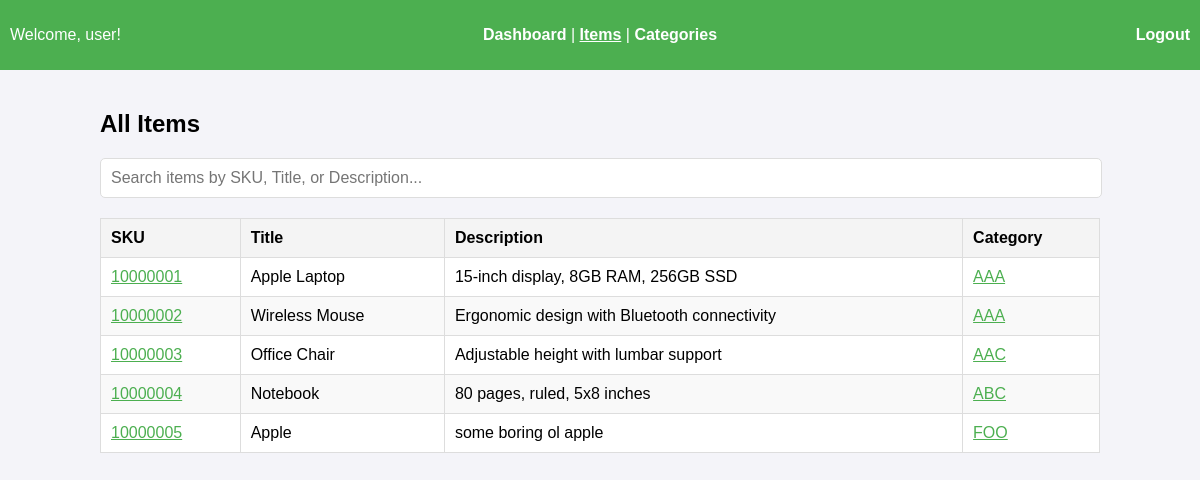
Screenshot of /items (signed in) with the database file from the repository.
### tables this page shows
CREATE TABLE ITEMS (
  SKU integer NOT NULL,
  itemQty integer NOT NULL, 
  itemTitle text NOT NULL, 
  itemDesc  text NOT NULL,
  catCode   text NOT NULL, --maybe look into adding filepath soon
  primary key (SKU),
  FOREIGN KEY (catCode) REFERENCES CATEGORIES (catCode) ON DELETE CASCADE
);

### app.py (the view)
@app.route('/items', methods=['GET'])
def items_page():
    result = login_Check()
    if result:
        return result
    username = session['username']
    conn = get_db_connection()
    query = '''
        SELECT DISTINCT ITEMS.SKU, ITEMS.itemTitle, ITEMS.itemDesc, ITEMS.catCode
        FROM ITEMS
        LEFT JOIN CATEGORIES ON ITEMS.catCode = CATEGORIES.catCode
        LEFT JOIN GROUPS ON CATEGORIES.catCode = GROUPS.accessLevel
        LEFT JOIN APART_OF ON GROUPS.groupName = APART_OF.groupName
        WHERE APART_OF.username = ?
           OR 'admin' IN (
               SELECT groupName
               FROM APART_OF
               WHERE username = ?
           );
    '''
    items = conn.execute(query, (username, username)).fetchall()
    conn.close()
    return render_template(
        'items.html',
        username=username,
        items=items
    )

### app.py (called while the page is built)
def get_db_connection():
    conn = sqlite3.connect('./db/term.db')
    conn.row_factory = sqlite3.Row
    return conn

def login_Check():
    if 'username' not in session:
                return redirect(url_for('login'))

### templates/items.html (shortened to what this page needs)
<!DOCTYPE html>
<html lang="en">
<head>
</head>
<body>
    <div class="header">
        <div class="left">
            <p>Welcome, {{ username }}!</p>
        </div>
        <div class="center">
            <a href="/dashboard">Dashboard</a> |
            <a href="/items" class="active">Items</a> |
            <a href="/categories">Categories</a>
        </div>
        <div class="right">
            <a href="/logout">Logout</a>
        </div>
    </div>
    <div class="container">
        <h2>All Items</h2>
        <div class="search-bar">
            <input
                type="text"
                id="search-input"
                placeholder="Search items by SKU, Title, or Description..."
                onkeyup="filterTable()">
        </div>
        <table>
            <thead>
                <tr>
                    <th>SKU</th>
                    <th>Title</th>
                    <th>Description</th>
                    <th>Category</th>
                </tr>
            </thead>
            <tbody>
                {% for item in items %}
                <tr>
                    <td>
                        <a href="/items/{{ item['SKU'] }}" class="sku-link">
                            {{ item['SKU'] }}
                        </a>
                    </td>
                    <td>{{ item['itemTitle'] }}</td>
                    <td>{{ item['itemDesc'] }}</td>
                    <td>
                        <a href="/categories/{{ item['catCode'] }}" class="sku-link">
                            {{ item['catCode'] }}
                        </a>
                    </td>
                </tr>
                {% endfor %}
            </tbody>
        </table>
    </div>
</body>
</html>

### templates/items.html (style rules this page uses)
body { font-family: Arial, sans-serif; background-color: #f4f4f9; margin: 0; padding: 0; }
.header { background: #4CAF50; color: white; padding: 10px; display: flex; justify-content: space-between; align-items: center; }
.header .left { flex: 1; }
.header .center { flex: 2; text-align: center; }
.header .right { flex: 1; text-align: right; }
.header a { color: white; text-decoration: none; font-weight: bold; }
.header a.active { text-decoration: underline; }
.container { padding: 20px; max-width: 1000px; margin: auto; }
.search-bar { margin-bottom: 20px; }
.search-bar input { padding: 10px; width: calc(100% - 20px); border: 1px solid #ddd; border-radius: 5px; font-size: 16px; }
table { width: 100%; border-collapse: collapse; margin-top: 20px; background: white; }
table th, table td { border: 1px solid #ddd; padding: 10px; text-align: left; }
table th { background: #f4f4f4; }
table tr:nth-child(even) { background-color: #f9f9f9; }
.sku-link { color: #4CAF50; cursor: pointer; text-decoration: underline; }

### rows the page displays
ITEMS: SKU "10000001", itemTitle "Apple Laptop", itemDesc "15-inch display, 8GB RAM, 256GB SSD", catCode "AAA"
ITEMS: SKU "10000002", itemTitle "Wireless Mouse", itemDesc "Ergonomic design with Bluetooth connectivity", catCode "AAA"
ITEMS: SKU "10000003", itemTitle "Office Chair", itemDesc "Adjustable height with lumbar support", catCode "AAC"
ITEMS: SKU "10000004", itemTitle "Notebook", itemDesc "80 pages, ruled, 5x8 inches", catCode "ABC"
ITEMS: SKU "10000005", itemTitle "Apple", itemDesc "some boring ol apple", catCode "FOO"

### other values shown
{{ username }} "user"
